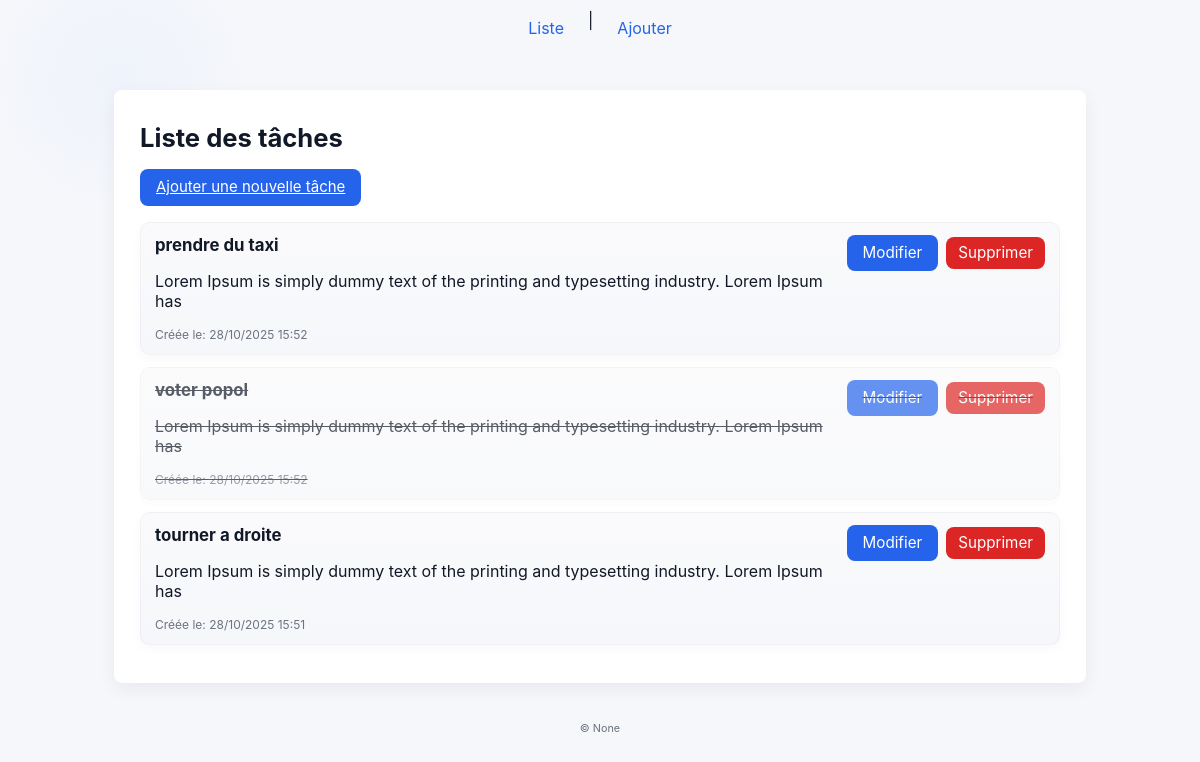
/taches/liste/, run on an earlier commit of the app's database.
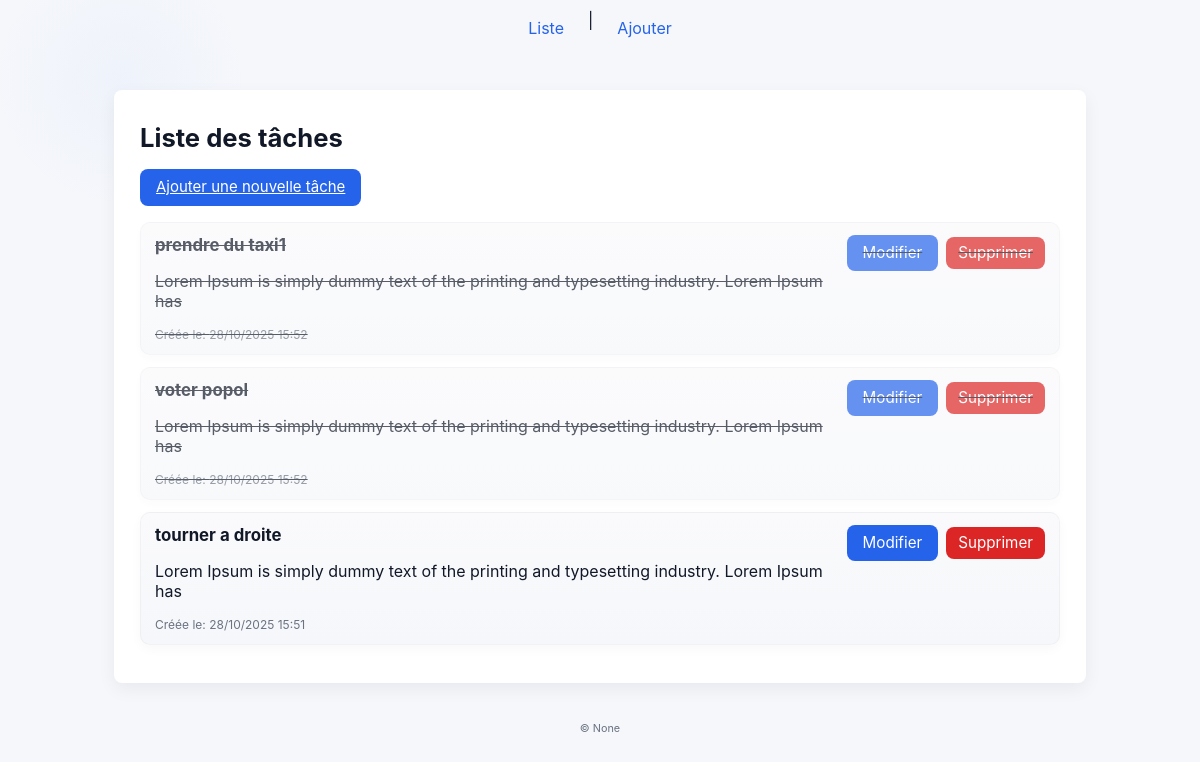
And on a later commit of the database.
### taches/models.py (models this page shows, shortened)
class Tache(models.Model):
	titre = models.CharField(max_length=200)
	description = models.TextField(blank=True)
	cree_le = models.DateTimeField(auto_now_add=True)
	termine = models.BooleanField(default=False)

### taches/views.py (the view)
# urls.py: path("liste/", views.tache_list_html, name="liste_html"),
def tache_list_html(request):
	taches = Tache.objects.all().order_by('-cree_le')
	return render(request, 'taches/tache_liste.html', {'taches': taches})

### taches/templates/taches/tache_liste.html (shortened to what this page needs)
{% extends "taches/base.html" %}
{% block content %}
	<div class="page-header">
		<h1>Liste des tâches</h1>
		<p><a class="btn" href="{% url 'taches:ajouter' %}">Ajouter une nouvelle tâche</a></p>
	</div>
	{% if taches %}
		<ul>
			{% for t in taches %}
				<li>
					<article class="task-card {% if t.termine %}task-complete{% endif %}" aria-labelledby="tache-{{ t.pk }}">
						<div class="task-body">
							<strong id="tache-{{ t.pk }}">{{ t.titre }}</strong>
							{% if t.description %}
								<p>{{ t.description }}</p>
							{% endif %}
							<div class="meta">Créée le: {{ t.cree_le|date:"d/m/Y H:i" }}</div>
						</div>
						<div class="task-actions" role="group" aria-label="Actions pour {{ t.titre }}">
							<a class="btn" href="{% url 'taches:modifier' t.pk %}">Modifier</a>
							<a class="btn btn-danger" href="{% url 'taches:supprimer' t.pk %}">Supprimer</a>
						</div>
					</article>
				</li>
			{% endfor %}
		</ul>
	{% else %}
		<p>Aucune tâche pour l'instant.</p>
	{% endif %}
{% endblock %}

What changed in the data, as far as the page shows it:
changed Tache: termine False → True (drawn); titre "prendre du taxi" → "prendre du taxi1"
